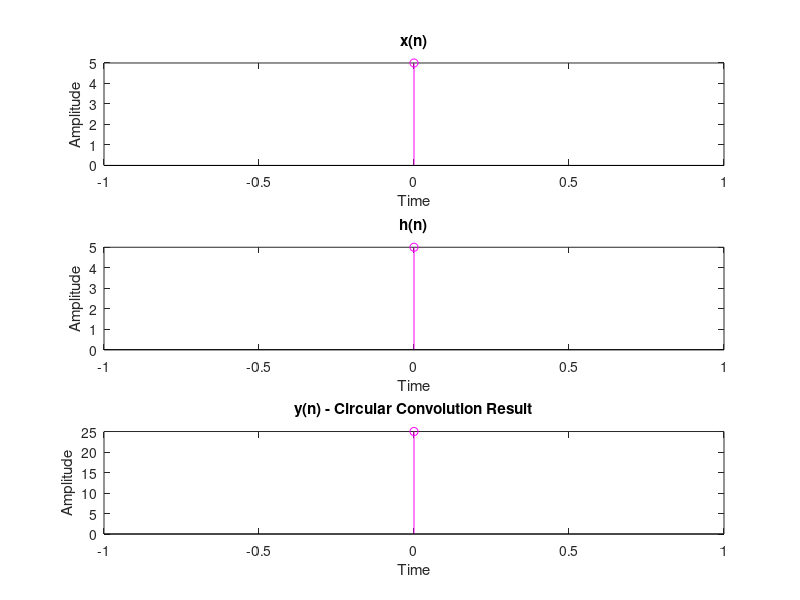

This chart was generated by the following MATLAB code:
% Circular Convolution Program

% Input the first sequence
X = input("Enter the 1st Sequence: ");
xlen = length(X);

% Input the second sequence
H = input("Enter the 2nd Sequence: ");
hlen = length(H);

% Determine the maximum length for circular convolution
maxlen = max(xlen, hlen);

% Zero-pad both sequences to the maximum length
X = [X, zeros(1, maxlen - xlen)];
H = [H, zeros(1, maxlen - hlen)];

% Initialize the output sequence for circular convolution
y = zeros(1, maxlen);

% Circular convolution calculation
for n = 0:maxlen-1
    for k = 0:maxlen-1
        y(n+1) = y(n+1) + X(k+1) * H(mod((n-k), maxlen) + 1);
    end
end

% Display the result of the circular convolution
disp('Circular Convolution Result:');
disp(y);

% Plot the first sequence x(n)
subplot(3, 1, 1);
a = 0:maxlen-1;
stem(a, X, 'm');
xlabel('Time');
ylabel('Amplitude');
title('x(n)');

% Plot the second sequence h(n)
subplot(3, 1, 2);
b = 0:maxlen-1;
stem(b, H, 'm');
xlabel('Time');
ylabel('Amplitude');
title('h(n)');

% Plot the result of circular convolution y(n)
subplot(3, 1, 3);
n3 = 0:maxlen-1;
stem(n3, y, 'm');
xlabel('Time');
ylabel('Amplitude');
title('y(n) - Circular Convolution Result');

